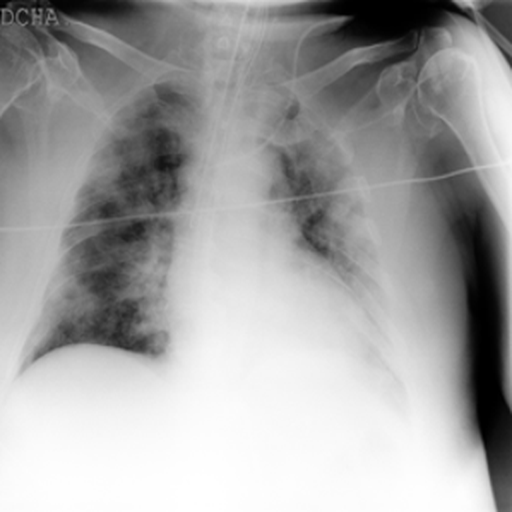
#> input picture assets/input_image.png, 512 x 512 px, found by its file name
$ jupyter execute normalisation.ipynb
#> lines starting #> are read from the running program, lines starting #| are printed output that depends on the picture
# Normalisation

Translation contributed by Abhayjit Singh Gulati (211IT085)

Shearing contributed by Sachin Prasanna (211IT058)

Scaling contributed by Rounak Jain (211IT055)

[cell 1]
import cv2
import numpy as np
import matplotlib.pyplot as plt
import pywt

[cell 2]
img = cv2.imread('assets/input_image.png', 0)
#> img is the input picture: shape (512, 512); min 0, max 255, mean 163.7

[cell 3]
#show the image
plt.imshow(img, cmap='gray', interpolation='bicubic')

[cell 4]
#show the matrix image and its size
print(img.shape)
#| (512, 512)
print(img)
#> (printed output is left out)
print(img.max())
#| 255
print(img.min())
#| 0

[cell 5]
# calculate moments
from sympy import symbols, Eq, solve

def findMoments (img):

    #_, bin_img = cv2.threshold(img, 100, 252, cv2.THRESH_BINARY)  #this step can be optional as well. i dont know if this is even neccessary
    moment = cv2.moments(img)

    #create a dictionary to store the information
    variables_dict = {}
    t_alpha = int(moment['m10']/moment['m00'])
    t_beta = int(moment['m01']/moment['m00'])
    mu_03 = moment['mu03']
    mu_12 = moment['mu12']
    mu_21 = moment['mu21']
    mu_30 = moment['mu30']
    mu_11 = moment['mu11']
    mu_20 = moment['mu20']

    b = symbols('b')
    equation = Eq((b**3)*mu_03 + 3*(b**2)*mu_12 + 3*b*mu_21 + mu_30, 0)
    betas = solve(equation, b)

    betas_real = []
    for i in range(len(betas)):
        if np.isreal(betas[i]):
            betas_real.append(betas[i])


    #take the median of betas_real
    beta = betas_real[0]

    lambda_ = mu_11/mu_20

    variables_dict['t_alpha'] = t_alpha
    variables_dict['t_beta'] = t_beta
    variables_dict['beta'] = beta
    variables_dict['lambda'] = lambda_

    return variables_dict

[cell 6]
def translate (img, variables_dict):

    t_alpha = variables_dict['t_alpha']
    t_beta = variables_dict['t_beta']

    rows, cols = img.shape
    M = np.float32([[1, 0, t_alpha], [0, 1, t_beta]])
    img_translated = cv2.warpAffine(img, M, (cols, rows))

    return img_translated

[cell 7]
def shear(img, variables_dict, direction):

    beta = variables_dict['beta']
    lambda_ = variables_dict['lambda']

    rows, cols = img.shape

    if direction == 'x':
        M = np.float32([[1, beta, 0], [0, 1, 0]])
    elif direction == 'y':
        M = np.float32([[1, 0, 0], [lambda_, 1, 0]])

    img_sheared = cv2.warpAffine(img, M, (cols, rows))

    return img_sheared

[cell 8]
variables_dict = findMoments(img)
#> in findMoments, `moment = cv2.moments(img)`: moment = moments, m00 42917132, centre m10/m00, m01/m00 = (247.2, 295.9)
#> in findMoments, `t_alpha = int(moment['m10']/moment['m00'])`: t_alpha = 247
#> in findMoments, `t_beta = int(moment['m01']/moment['m00'])`: t_beta = 295
#> in findMoments, `mu_03 = moment['mu03']`: mu_03 = -4.18e+13
#> in findMoments, `mu_12 = moment['mu12']`: mu_12 = 3.01e+12
#> in findMoments, `mu_21 = moment['mu21']`: mu_21 = -6.88e+12
#> in findMoments, `mu_30 = moment['mu30']`: mu_30 = 1.4e+12
#> in findMoments, `mu_11 = moment['mu11']`: mu_11 = -4.25e+10
#> in findMoments, `mu_20 = moment['mu20']`: mu_20 = 8.53e+11
#> in findMoments, `betas = solve(equation, b)`: betas = 3 items
#> the loop in findMoments, `for i in range(len(betas)):` made 3 passes
#> in findMoments, `lambda_ = mu_11/mu_20`: lambda_ = -0.0499
#> variables_dict = 4 items
img_translated = translate(img, variables_dict)
#> in translate, `t_alpha = variables_dict['t_alpha']`: t_alpha = 247
#> in translate, `t_beta = variables_dict['t_beta']`: t_beta = 295
#> in translate, `M = np.float32([[1, 0, t_alpha], [0, 1, t_beta]])`: M = [[1, 0, 247], [0, 1, 295]]
#> in translate, `img_translated = cv2.warpAffine(img, M, (cols, rows))`:
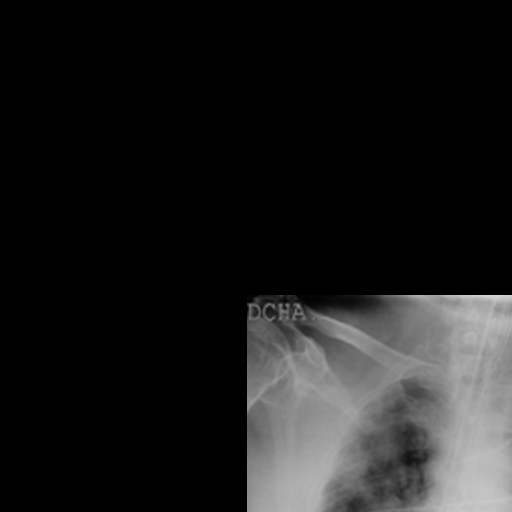
#> img_translated: shape (512, 512); min 0, max 217, mean 28.1
img_sheared_x = shear(img, variables_dict, 'x')
#> in shear, `lambda_ = variables_dict['lambda']`: lambda_ = -0.0499
#> in shear, `M = np.float32([[1, beta, 0], [0, 1, 0]])`: M = [[1, 0.0693, 0], [0, 1, 0]]
#> in shear, `img_sheared = cv2.warpAffine(img, M, (cols, rows))`:
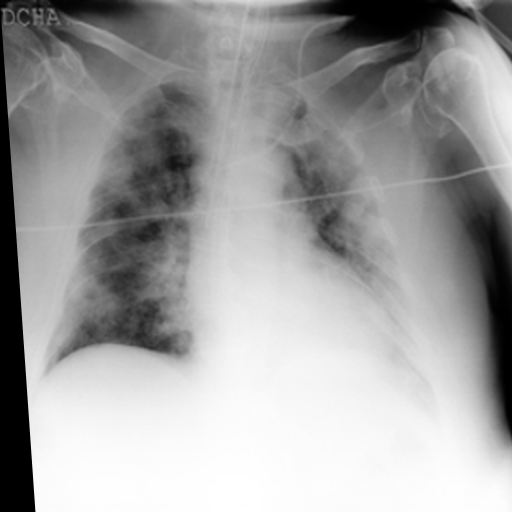
#> img_sheared: shape (512, 512); min 0, max 255, mean 160.2
img_sheared_y = shear(img, variables_dict, 'y')
#> call 2 of shear, with direction = 'y'
#> in shear (call 2), `M = np.float32([[1, 0, 0], [lambda_, 1, 0]])`: M = [[1, 0, 0], [-0.0499, 1, 0]]
#> in shear (call 2), `img_sheared = cv2.warpAffine(img, M, (cols, rows))`:
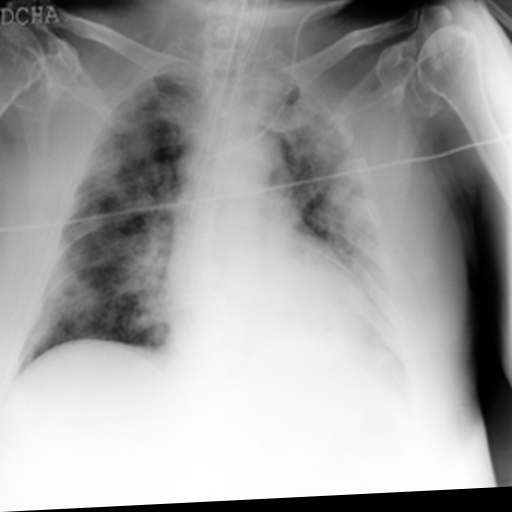
#> img_sheared: shape (512, 512); min 0, max 255, mean 162.1

plt.imshow(img_translated, cmap='gray', interpolation='bicubic')

# save image as normalisation.png
cv2.imwrite('generated_assets/normalisation.png', img_translated)
#> Out = True

$ run again, with assets/main_image.png copied over assets/input_image.png
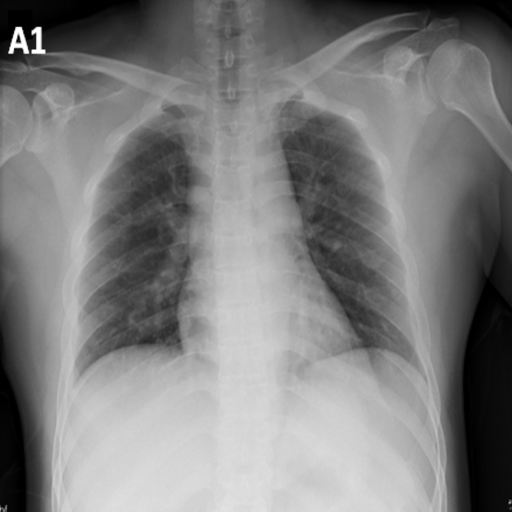
#> input picture assets/main_image.png, 512 x 512 px, found by its file name
#> img is the input picture: shape (512, 512); min 0, max 255, mean 126.1
#| (512, 512)
#> (printed output is left out)
#| 255
#| 0
#> moment = moments, m00 33057066, centre m10/m00, m01/m00 = (245.2, 283.6)
#> in findMoments, `t_alpha = int(moment['m10']/moment['m00'])`: t_alpha = 245
#> in findMoments, `t_beta = int(moment['m01']/moment['m00'])`: t_beta = 283
#> mu_03 = -1.45e+13
#> mu_12 = 4.58e+12
#> mu_21 = -1.28e+13
#> mu_30 = 5.47e+11
#> mu_11 = -2.8e+10
#> mu_20 = 5.75e+11
#> betas = 3 items
#> the loop in findMoments, `for i in range(len(betas)):` made 3 passes
#> in findMoments, `lambda_ = mu_11/mu_20`: lambda_ = -0.0487
#> variables_dict = 4 items
#> in translate, `t_alpha = variables_dict['t_alpha']`: t_alpha = 245
#> in translate, `t_beta = variables_dict['t_beta']`: t_beta = 283
#> in translate, `M = np.float32([[1, 0, t_alpha], [0, 1, t_beta]])`: M = [[1, 0, 245], [0, 1, 283]]
#> in translate, `img_translated = cv2.warpAffine(img, M, (cols, rows))`:
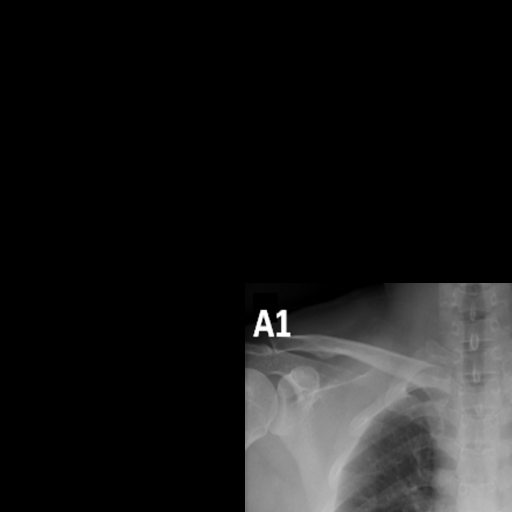
#> img_translated: shape (512, 512); min 0, max 255, mean 25.9
#> in shear, `lambda_ = variables_dict['lambda']`: lambda_ = -0.0487
#> in shear, `M = np.float32([[1, beta, 0], [0, 1, 0]])`: M = [[1, 0.0143, 0], [0, 1, 0]]
#> in shear (call 2), `M = np.float32([[1, 0, 0], [lambda_, 1, 0]])`: M = [[1, 0, 0], [-0.0487, 1, 0]]
#> in shear (call 2), `img_sheared = cv2.warpAffine(img, M, (cols, rows))`:
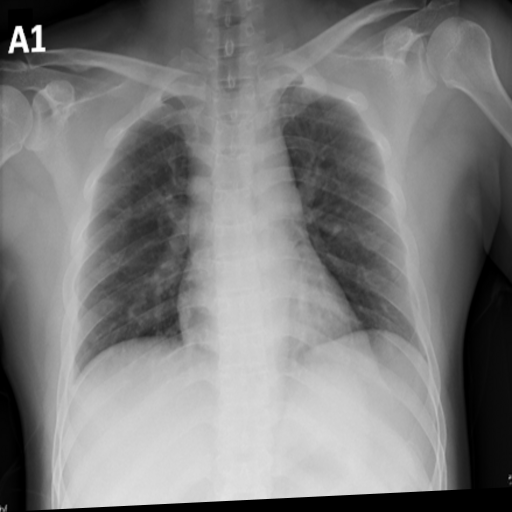
#> img_sheared: shape (512, 512); min 0, max 255, mean 125.2
#> Out = True

$ run again, with assets/rsvd.png copied over assets/input_image.png
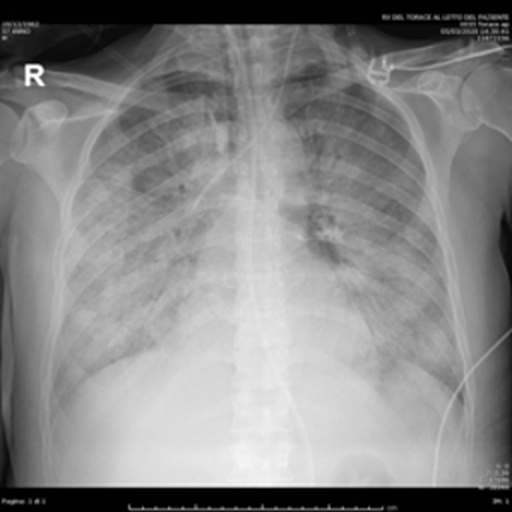
#> input picture assets/rsvd.png, 512 x 512 px, found by its file name
#> img is the input picture: shape (512, 512); min 0, max 255, mean 135.8
#| (512, 512)
#> (printed output is left out)
#| 255
#| 0
#> moment = moments, m00 35593370, centre m10/m00, m01/m00 = (254.4, 282.9)
#> in findMoments, `t_alpha = int(moment['m10']/moment['m00'])`: t_alpha = 254
#> in findMoments, `t_beta = int(moment['m01']/moment['m00'])`: t_beta = 282
#> mu_03 = -1.53e+13
#> mu_12 = 4.16e+12
#> mu_21 = -6.64e+12
#> mu_30 = 1.08e+12
#> mu_11 = -2.91e+09
#> mu_20 = 6.64e+11
#> betas = 3 items
#> the loop in findMoments, `for i in range(len(betas)):` made 3 passes
#> in findMoments, `lambda_ = mu_11/mu_20`: lambda_ = -0.00439
#> variables_dict = 4 items
#> in translate, `t_alpha = variables_dict['t_alpha']`: t_alpha = 254
#> in translate, `t_beta = variables_dict['t_beta']`: t_beta = 282
#> in translate, `M = np.float32([[1, 0, t_alpha], [0, 1, t_beta]])`: M = [[1, 0, 254], [0, 1, 282]]
#> in translate, `img_translated = cv2.warpAffine(img, M, (cols, rows))`:
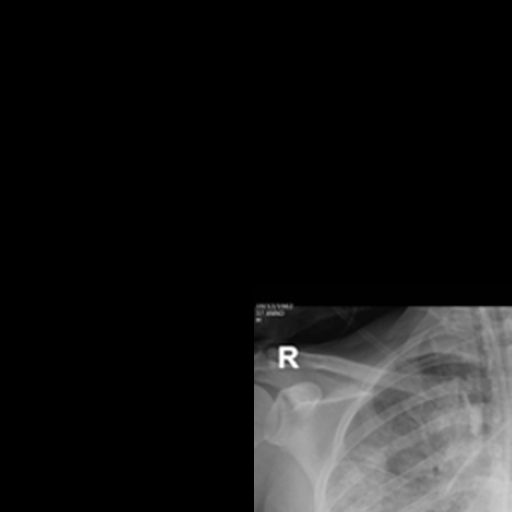
#> img_translated: shape (512, 512); min 0, max 255, mean 24.7
#> in shear, `lambda_ = variables_dict['lambda']`: lambda_ = -0.00439
#> in shear, `M = np.float32([[1, beta, 0], [0, 1, 0]])`: M = [[1, 0.0558, 0], [0, 1, 0]]
#> in shear (call 2), `M = np.float32([[1, 0, 0], [lambda_, 1, 0]])`: M = [[1, 0, 0], [-0.00439, 1, 0]]
#> in shear (call 2), `img_sheared = cv2.warpAffine(img, M, (cols, rows))`:
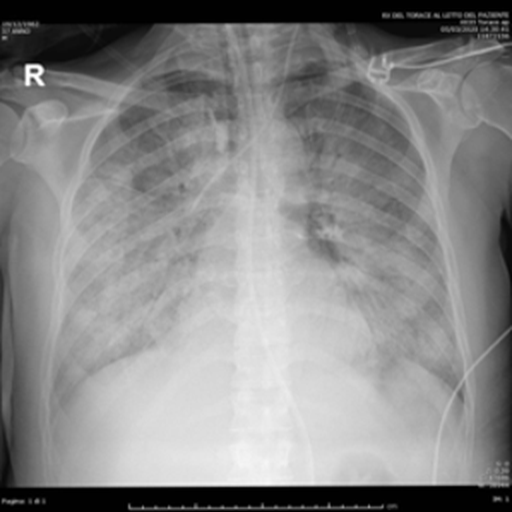
#> img_sheared: shape (512, 512); min 0, max 255, mean 135.8
#> Out = True
